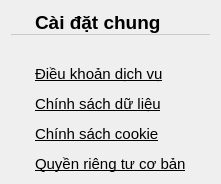
     <widget class="QWidget" name="policy_page">
      <layout class="QVBoxLayout" name="verticalLayout_22">
       <item>
        <widget class="QWidget" name="header_general_5" native="true">
         <property name="minimumSize">
          <size>
           <width>0</width>
           <height>0</height>
          </size>
         </property>
         <property name="maximumSize">
          <size>
           <width>16777215</width>
           <height>64</height>
          </size>
         </property>
         <property name="styleSheet">
          <string notr="true">QWidget #header_general_5 {
	border-bottom:1px solid #cacaca
}</string>
         </property>
         <layout class="QHBoxLayout" name="horizontalLayout_8">
          <property name="spacing">
           <number>0</number>
          </property>
          <property name="leftMargin">
           <number>24</number>
          </property>
          <property name="topMargin">
           <number>0</number>
          </property>
          <property name="rightMargin">
           <number>24</number>
          </property>
          <property name="bottomMargin">
           <number>1</number>
          </property>
          <item>
           <widget class="QLabel" name="label_15">
            <property name="minimumSize">
             <size>
              <width>0</width>
              <height>0</height>
             </size>
            </property>
            <property name="text">
             <string>&lt;html&gt;&lt;head/&gt;&lt;body&gt;&lt;p&gt;&lt;span style=&quot; font-size:14pt; font-weight:600;&quot;&gt;Cài đặt chung&lt;/span&gt;&lt;/p&gt;&lt;/body&gt;&lt;/html&gt;</string>
            </property>
           </widget>
          </item>
         </layout>
        </widget>
       </item>
       <item alignment="Qt::AlignTop">
        <widget class="QWidget" name="widget_27" native="true">
         <property name="styleSheet">
          <string notr="true">QLabel {
	color:#000;
	text-decoration: underline;
}</string>
         </property>
         <layout class="QVBoxLayout" name="verticalLayout_21">
          <property name="spacing">
           <number>12</number>
          </property>
          <property name="leftMargin">
           <number>24</number>
          </property>
          <property name="topMargin">
           <number>24</number>
          </property>
          <property name="rightMargin">
           <number>24</number>
          </property>
          <property name="bottomMargin">
           <number>0</number>
          </property>
          <item>
           <widget class="QLabel" name="label_24">
            <property name="styleSheet">
             <string notr="true">text-decoration: underline;</string>
            </property>
            <property name="text">
             <string>&lt;a href=&quot;https://www.facebook.com/legal/terms&quot;style=&quot; font-size:11pt; text-decoration: underline; color:#000000;&quot;&gt;Điều khoản dịch vụ&lt;/a&gt;</string>
            </property>
           </widget>
          </item>
          <item>
           <widget class="QLabel" name="label_25">
            <property name="text">
             <string>&lt;html&gt;&lt;head/&gt;&lt;body&gt;&lt;p&gt;&lt;a href=&quot;https://www.facebook.com/legal/terms&quot;&gt;&lt;span style=&quot; font-size:11pt; text-decoration: underline; color:#000000;&quot;&gt;Chính sách dữ liệu&lt;/span&gt;&lt;/a&gt;&lt;/p&gt;&lt;/body&gt;&lt;/html&gt;</string>
            </property>
           </widget>
          </item>
          <item>
           <widget class="QLabel" name="label_26">
            <property name="text">
             <string>&lt;html&gt;&lt;head/&gt;&lt;body&gt;&lt;p&gt;&lt;a href=&quot;https://www.facebook.com/policies/cookies/&quot;&gt;&lt;span style=&quot; font-size:11pt; text-decoration: underline; color:#000000;&quot;&gt;Chính sách cookie&lt;/span&gt;&lt;/a&gt;&lt;/p&gt;&lt;/body&gt;&lt;/html&gt;</string>
            </property>
           </widget>
          </item>
          <item>
           <widget class="QLabel" name="label_28">
            <property name="text">
             <string>&lt;html&gt;&lt;head/&gt;&lt;body&gt;&lt;p&gt;&lt;a href=&quot;https://www.facebook.com/about/basics&quot;&gt;&lt;span style=&quot; font-size:11pt; text-decoration: underline; color:#000000;&quot;&gt;Quyền riêng tư cơ bản&lt;/span&gt;&lt;/a&gt;&lt;/p&gt;&lt;/body&gt;&lt;/html&gt;</string>
            </property>
           </widget>
          </item>
         </layout>
        </widget>
       </item>
      </layout>
     </widget>
